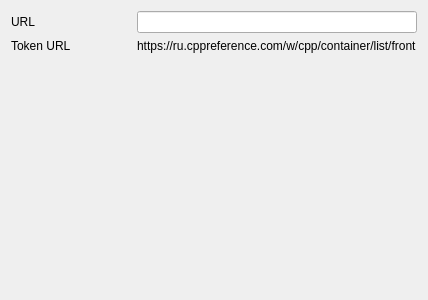
<?xml version="1.0" encoding="UTF-8"?>
<ui version="4.0">
 <class>VkConnectionWidget</class>
 <widget class="QWidget" name="VkConnectionWidget">
  <property name="geometry">
   <rect>
    <x>0</x>
    <y>0</y>
    <width>400</width>
    <height>300</height>
   </rect>
  </property>
  <property name="windowTitle">
   <string>Form</string>
  </property>
  <layout class="QFormLayout" name="formLayout">
   <item row="0" column="0">
    <widget class="QLabel" name="loginLabel_2">
     <property name="minimumSize">
      <size>
       <width>120</width>
       <height>0</height>
      </size>
     </property>
     <property name="baseSize">
      <size>
       <width>300</width>
       <height>0</height>
      </size>
     </property>
     <property name="text">
      <string>URL</string>
     </property>
    </widget>
   </item>
   <item row="0" column="1">
    <widget class="QLineEdit" name="vkOauthUrl"/>
   </item>
   <item row="1" column="0">
    <widget class="QLabel" name="tokenUrlLabel_2">
     <property name="minimumSize">
      <size>
       <width>120</width>
       <height>0</height>
      </size>
     </property>
     <property name="text">
      <string>Token URL</string>
     </property>
    </widget>
   </item>
   <item row="1" column="1">
    <widget class="QLabel" name="vkTokenUrl">
     <property name="text">
      <string>https://ru.cppreference.com/w/cpp/container/list/front</string>
     </property>
     <property name="textFormat">
      <enum>Qt::RichText</enum>
     </property>
     <property name="textInteractionFlags">
      <set>Qt::LinksAccessibleByKeyboard|Qt::LinksAccessibleByMouse</set>
     </property>
    </widget>
   </item>
   <item row="2" column="1">
    <spacer name="verticalSpacer">
     <property name="orientation">
      <enum>Qt::Vertical</enum>
     </property>
     <property name="sizeHint" stdset="0">
      <size>
       <width>253</width>
       <height>40</height>
      </size>
     </property>
    </spacer>
   </item>
  </layout>
 </widget>
 <resources/>
 <connections/>
</ui>
